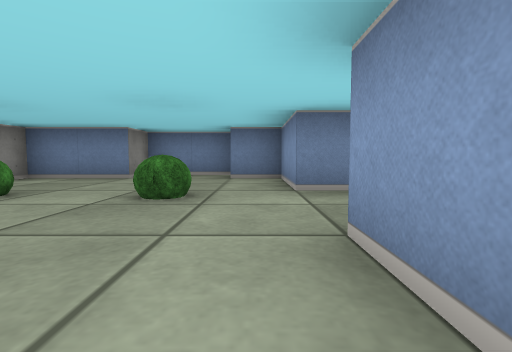
View 1 (above)

20 first-person views from a walk through a cub3D maze. The camera is about half as high as the walls, tilts 4° down and sees 85° across. The floor is counted in squares. Each view is taken from the middle of a square. On the plan, view 1 faces up. The plan holds only what a view shows up to about 9 squares ahead; the rest is blank.

View 2
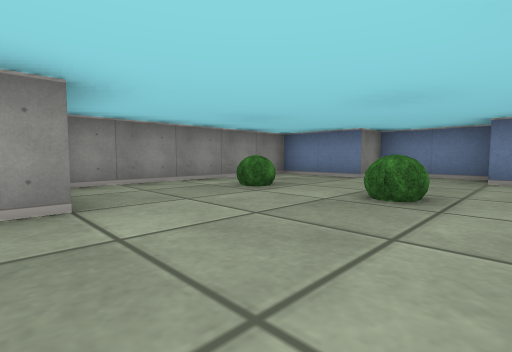

View 3
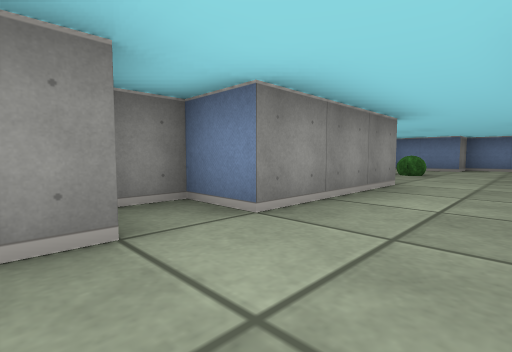

View 4
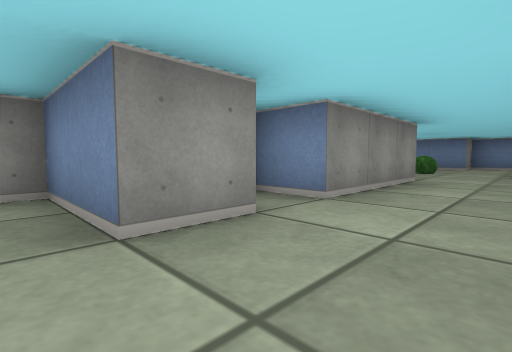

View 5
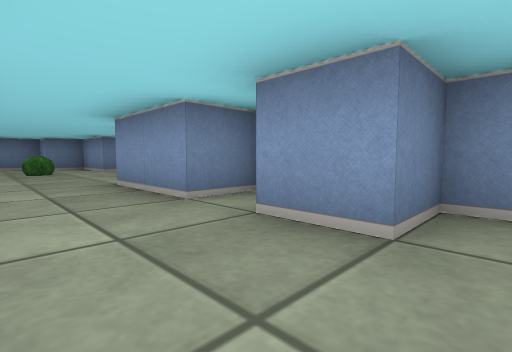

View 6
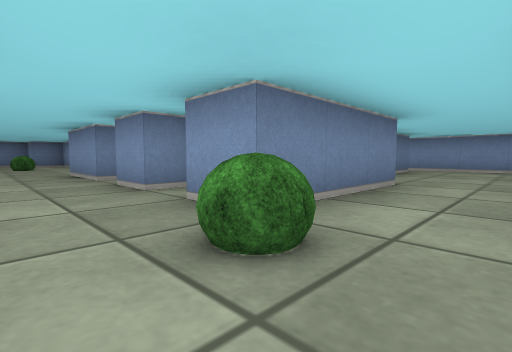

View 7
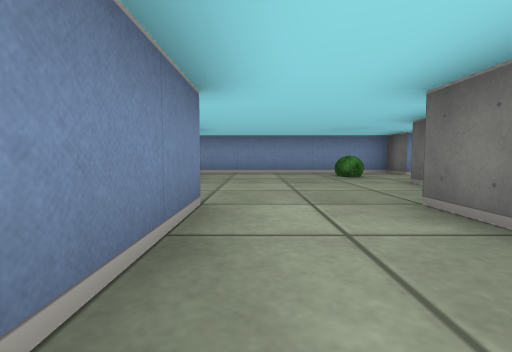

View 8
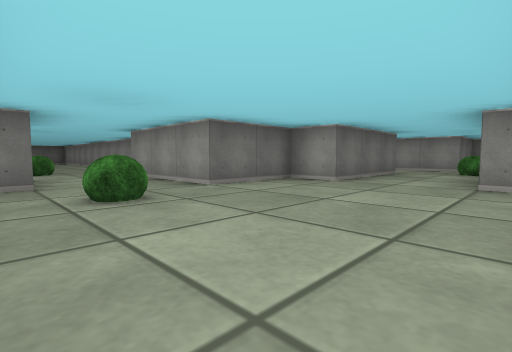

View 9
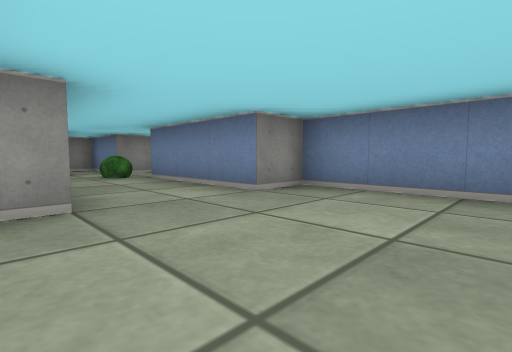

View 10
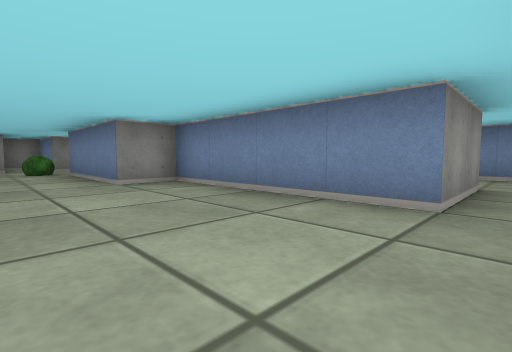

View 11
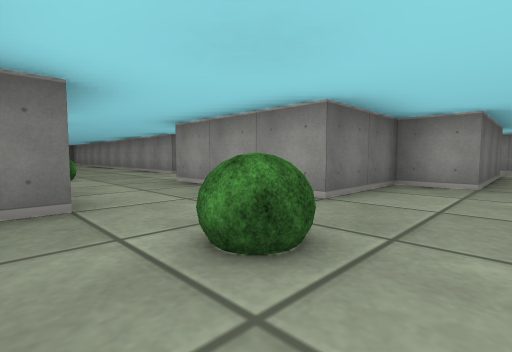

View 12
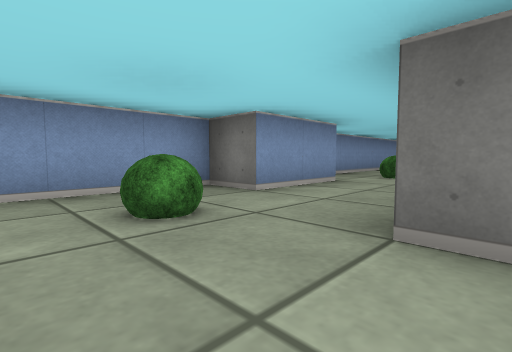

View 13
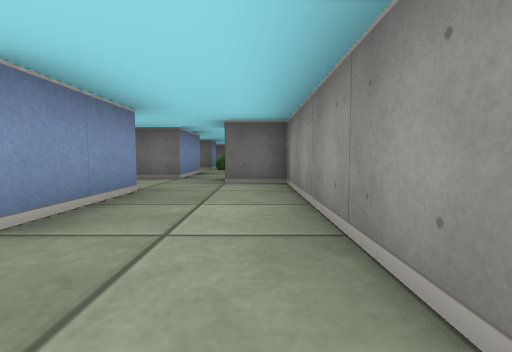

View 14
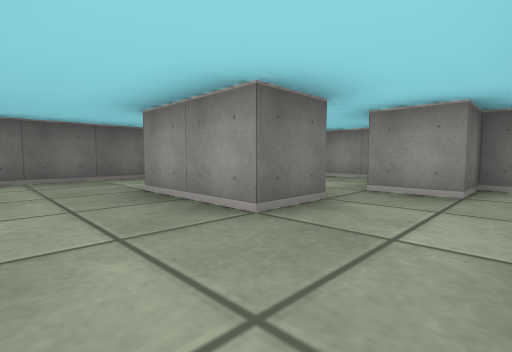

View 15
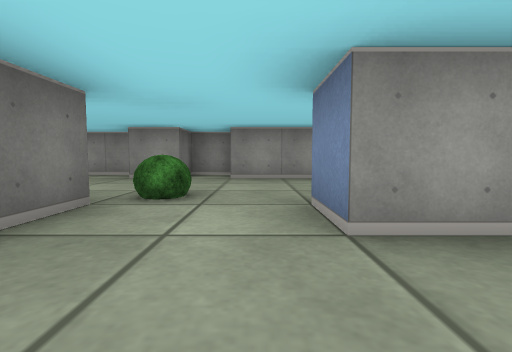

View 16
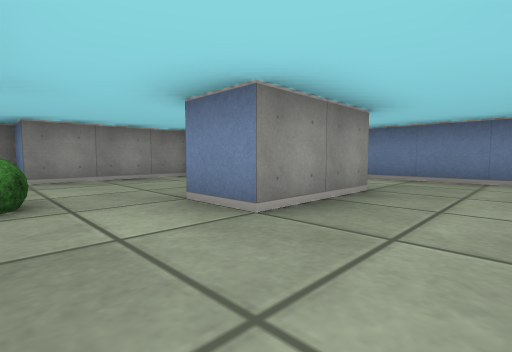

View 17
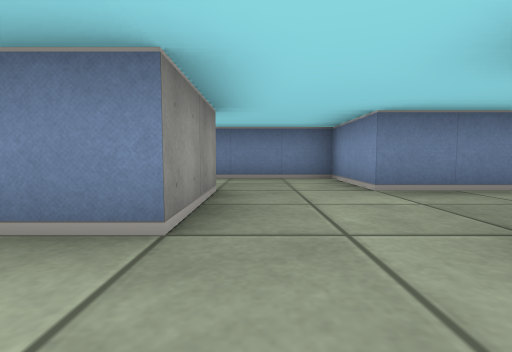

View 18
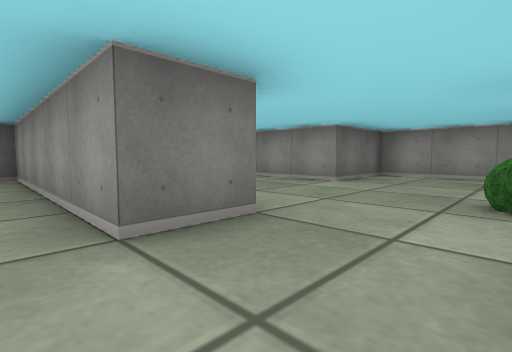

View 19
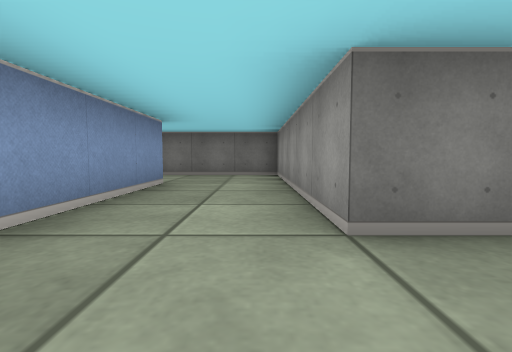

View 20
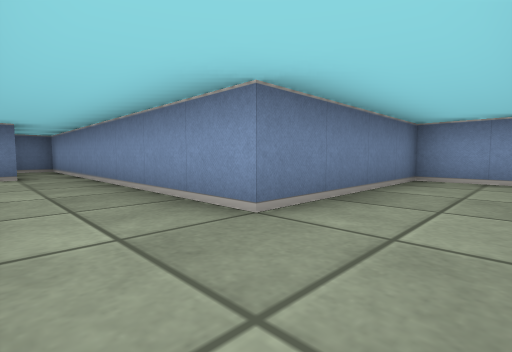

### Floor plan
Ten units are one square. View 1 is at (0, 0); x grows to the right and y downward. Boxes are objects, and circles mark ways between rooms. Rooms are numbered by the first view taken in them; rooms with no view inside come last. Other rooms are left out.
<svg viewBox="-50 -70 130 245">
<path fill="none" stroke="#000" d="M5 -5 5 -15M5 -35 5 -55 -5 -55M-5 -65 -25 -65 -25 -55 -45 -55 -45 -5 -25 -5 -25 25 -35 25 -35 32M5 25 -5 25 -5 5M-25 34 -25 45 -45 45 -45 49M5 50 5 45 -5 45 -5 35M-5 105 -5 85 25 85 25 95 45 95 45 125M65 35 65 55 25 55 25 65 -5 65 -5 55M65 126 65 105 75 105 75 51M-25 55 -25 65 -45 65 -45 75 -25 75 -25 105M-5 125 5 125 5 145 -5 145M25 125 25 105 -5 105M-5 165 19 165M5 -15 15 -15 15 35 42 35M26 -35 5 -35M75 29 75 15 35 15 35 -65 26 -65M-5 145 -5 125M-35 126 -35 155 -45 155 -45 165 -35 165M-25 105 -25 115 -15 115 -15 125"/>
<rect x="-35" y="-35" width="10" height="10" fill="#bbb"><title>bush</title></rect>
<rect x="-15" y="-35" width="10" height="10" fill="#bbb"><title>bush</title></rect>
<rect x="-15" y="65" width="10" height="10" fill="#bbb"><title>bush</title></rect>
<rect x="55" y="85" width="10" height="10" fill="#bbb"><title>bush</title></rect>
<rect x="-15" y="155" width="10" height="10" fill="#bbb"><title>bush</title></rect>
<circle cx="-15" cy="40" r="3" fill="#2a7"/>
<circle cx="10" cy="-25" r="3" fill="#2a7"/>
<circle cx="-20" cy="60" r="3" fill="#2a7"/>
<circle cx="70" cy="45" r="3" fill="#2a7"/>
<circle cx="-15" cy="95" r="3" fill="#2a7"/>
<circle cx="0" cy="115" r="3" fill="#2a7"/>
<circle cx="0" cy="155" r="3" fill="#2a7"/>
<text x="-20" y="-20">1</text>
<text x="-20" y="50">2</text>
<text x="30" y="80">3</text>
<text x="10" y="130">4</text>
<text x="30" y="0">5</text>
<text x="-20" y="140">6</text>
</svg>
Room 1 opens to room 2. Room 1 opens to room 5. Room 2 opens to room 3. Room 3 opens to room 5. Room 3 opens to room 6. Room 4 opens to room 6.

Where each view was taken, in squares from view 1:
view 1: 0 up, 0 right, facing up
view 2: 0 up, 0 right, facing up-left
view 3: 4 down, 1 left, facing up-left
view 4: 5 down, 1 left, facing up-left
view 5: 5 down, 2 left, facing up-right
view 6: 8 down, 2 left, facing up-right
view 7: 7 down, 0 right, facing right
view 8: 6 down, 7 right, facing down-left
view 9: 9 down, 5 right, facing up-left
view 10: 8 down, 7 right, facing up-left
view 11: 8 down, 7 right, facing down-left
view 12: 8 down, 4 right, facing down-right
view 13: 7 down, 2 left, facing down
view 14: 11 down, 2 right, facing down-left
view 15: 15 down, 2 right, facing left
view 16: 16 down, 2 right, facing up-left
view 17: 16 down, 1 right, facing up
view 18: 3 up, 2 right, facing down-left
view 19: 3 up, 2 right, facing down
view 20: 3 down, 2 right, facing up-right
